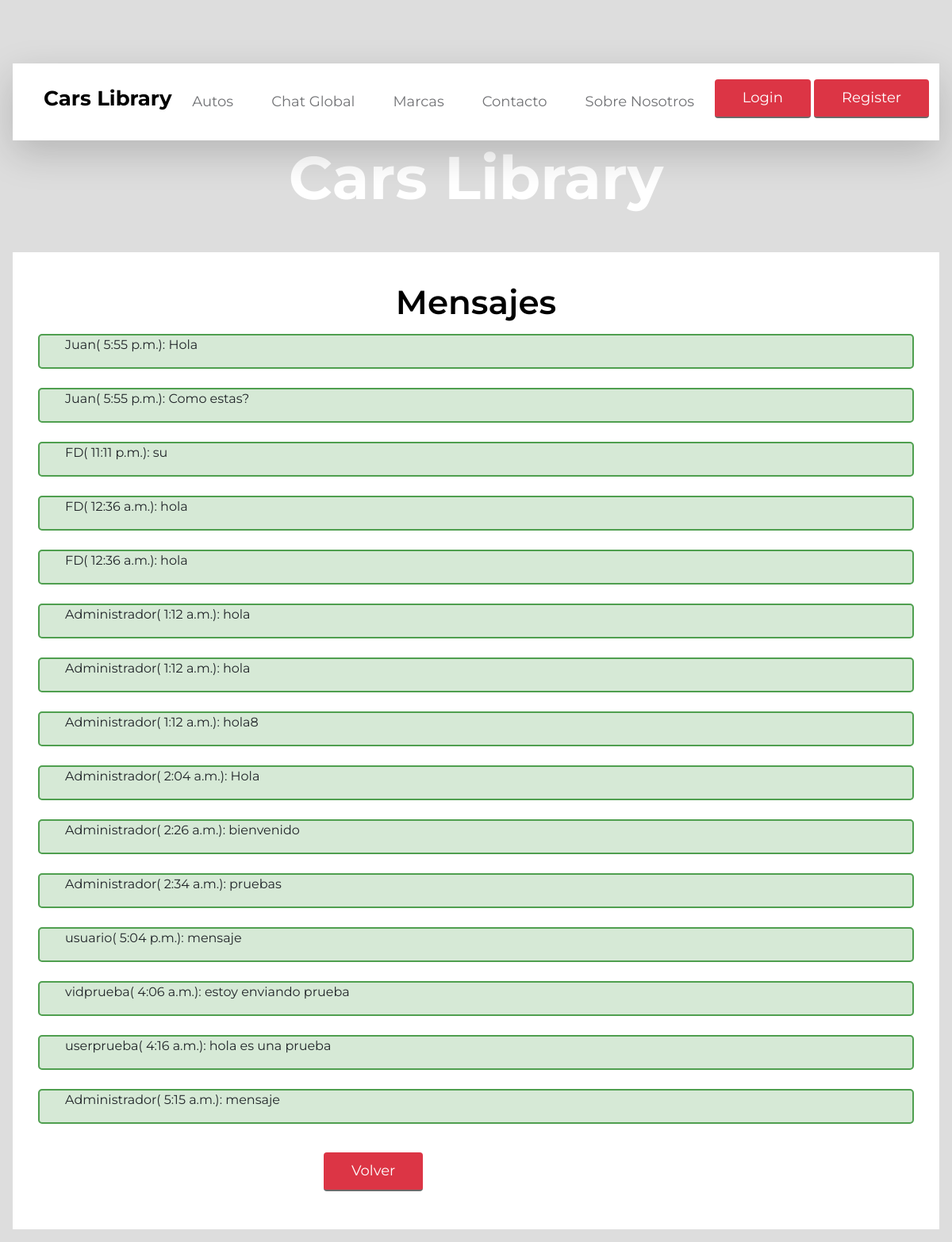
The page /autos/chat/list on the database its author committed.
### PaginaAutos/models.py (models this page shows, shortened)
class Mensaje(models.Model):
    user = models.ForeignKey(User, on_delete=models.CASCADE)
    mensaje=models.CharField(max_length=150)
    tiempo=models.TimeField(auto_now_add=True)

### PaginaAutos/views.py (the view)
# urls.py: path('chat/list', MensajeLista.as_view(), name='chat-list'),
class MensajeLista(ListView):
    model = Mensaje
    template_name = '/chat/list'

### PaginaAutos/templates/PaginaAutos/mensaje_list.html
{% extends 'PaginaAutos/index.html'%}
{% block contenido %}
{% load static %}
<section class="menu-6 section-padding">
    <center><h3>Mensajes</h3></center>
    {% for m in object_list %}
        <div class="mensaje">
            <ol id="header">
                <span><h7>{{m.user}}</h7></span>(
                <span>{{m.tiempo}})</span>:
                <span><h7>{{m.mensaje}}</h7></span>
            </ol>
        </div>
            <br>
    {% endfor %}
    <div id="menu">
        <p><a style="position:sticky; margin-top: 1vw; margin-left: 30vw;"href="{% url 'autos-chat' %}" class="custom-btn btn btn-danger">Volver</a></p>
    </div>
</section>
{% endblock %}

### PaginaAutos/static/PaginaAutos/css/tooplate-crispy-kitchen.css (style rules this page uses)
:root { --white-color: #FFFFFF; --primary-color: #f44749; --secondary-color: #f3af24; --section-bg-color: #F9F9F9; --dark-color: #000000; --title-color: #565758; --news-title-color: #292828; --p-color: #717275; --border-color: #eaeaea; --border-radius-default: .25rem; --body-font-family: 'Montserrat', sans-serif; --h1-font-size: 76px; --h2-font-size: 56px; --h3-font-size: 42px; --h4-font-size: 28px; --h5-font-size: 26px; --h6-font-size: 22px; --p-font-size: 18px; --menu-font-size: 18px; --category-font-size: 14px; --font-weight-light: 300; --font-weight-normal: 400; --font-weight-semibold: 600; --font-weight-bold: 700; }
body { background: var(--white-color); font-family: var(--body-font-family); position: relative; }
h2, h3, h4, h5, h6 { color: var(--dark-color); line-height: inherit; }
h1, h2, h3, h4, h5, h6 { font-weight: var(--font-weight-semibold); }
h3 { font-size: var(--h3-font-size); }
p, .list .list-item { color: var(--p-color); font-size: var(--p-font-size); font-weight: var(--font-weight-light); }
a, button { touch-action: manipulation; transition: all 0.3s; }
a { color: var(--secondary-color); text-decoration: none; }
.section-padding { padding-top: 8rem; padding-bottom: 8rem; }
.custom-btn { border: 0; color: var(--white-color); font-size: var(--menu-font-size); padding: 10px 35px; }
.menu-6 { width: auto; height: auto; border: 8px; background-color: white; padding: 2rem 2rem; }
.mensaje { border: 2px solid rgb(79, 159, 79); border-radius: 5px; background-color: rgb(214, 233, 214); margin: 0px; }
.btn-danger, .btn-success { border-bottom: 2px solid #6c6a6a; }
@media screen and (min-width: 769px) { h3 { text-align: center; } }

### PaginaAutos/templates/PaginaAutos/index.html (style rules this page uses)
body { background-color: #ddd; padding: 80px 16px 16px 16px; }

### rows shown on the page
Mensaje: user "Juan", tiempo "5:55 p.m.", mensaje "Hola"
Mensaje: user "Juan", tiempo "5:55 p.m.", mensaje "Como estas?"
Mensaje: user "FD", tiempo "11:11 p.m.", mensaje "su"
Mensaje: user "FD", tiempo "12:36 a.m.", mensaje "hola"
Mensaje: user "FD", tiempo "12:36 a.m.", mensaje "hola"
Mensaje: user "Administrador", tiempo "1:12 a.m.", mensaje "hola"
Mensaje: user "Administrador", tiempo "1:12 a.m.", mensaje "hola"
Mensaje: user "Administrador", tiempo "1:12 a.m.", mensaje "hola8"
Mensaje: user "Administrador", tiempo "2:04 a.m.", mensaje "Hola"
Mensaje: user "Administrador", tiempo "2:26 a.m.", mensaje "bienvenido"
Mensaje: user "Administrador", tiempo "2:34 a.m.", mensaje "pruebas"
Mensaje: user "usuario", tiempo "5:04 p.m.", mensaje "mensaje"
Mensaje: user "vidprueba", tiempo "4:06 a.m.", mensaje "estoy enviando prueba"
Mensaje: user "userprueba", tiempo "4:16 a.m.", mensaje "hola es una prueba"
Mensaje: user "Administrador", tiempo "5:15 a.m.", mensaje "mensaje"
